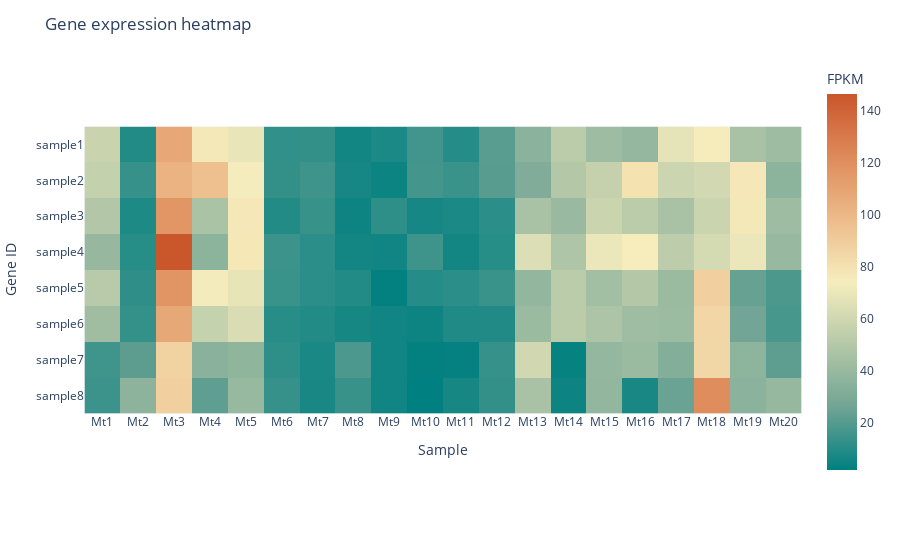

This figure's notebook cell:
### Code cell
import numpy as np
import pandas as pd
import plotly.express as px

# 加载数据
df_demo_fpkm = pd.read_csv("demo-fpkm.csv")


def heatmap(df, corlor_scale, button):

    # df第一列改名为gene_id
    df = df.rename(columns={df.columns[0]: 'gene_id'})
    # 提取gene_id作为索引
    df = df.set_index('gene_id')

    if button == 'normalization':
        # 将数据进行归一化，范围-2到2
        df_normalized = df.apply(lambda x: np.interp(x, (x.min(), x.max()), (-2, 2)))
    
    # 如果button==log，那么进行log变换
    elif button == 'log':
        df_normalized = np.log(df+1)
    else:
        df_normalized = df

    # 将归一化后的DataFrame转置，使样本名称在x轴，基因id在y轴
    df_normalized = df_normalized.transpose()

    # 创建热图
    fig = px.imshow(df_normalized,
                    labels=dict(x="Sample", y="Gene ID", color="FPKM"),
                    x=df_normalized.columns,
                    y=df_normalized.index,
                    color_continuous_scale=corlor_scale
                   )

    # 定义鼠标悬浮数据显示方式
    fig.update_traces(hovertemplate='Gene: %{x}<br>Sample: %{y}<br>FPKM: %{z:.1f}')
    fig.update_layout(title='Gene expression heatmap')

    return fig

# 读取文件
df_demo_fpkm = pd.read_csv("demo-fpkm.csv")

# 调用函数
heatmap(df_demo_fpkm, 'Geyser', '')

### Figure 1 — Plotly figure (JSON) as saved in the notebook; plotly's stock layout.template omitted (floating-point values rounded to 4 significant figures; data arrays with more than 128 entries replaced by an {"elided": "..."} marker saying what was removed)
{"data": [{"coloraxis": "coloraxis", "hovertemplate": "Gene: %{x}<br>Sample: %{y}<br>FPKM: %{z:.1f}", "name": "0", "type": "heatmap", "x": ["Mt1", "Mt2", "Mt3", "Mt4", "Mt5", "Mt6", "Mt7", "Mt8", "Mt9", "Mt10", "Mt11", "Mt12", "Mt13", "Mt14", "Mt15", "Mt16", "Mt17", "Mt18", "Mt19", "Mt20"], "xaxis": "x", "y": ["sample1", "sample2", "sample3", "sample4", "sample5", "sample6", "sample7", "sample8"], "yaxis": "y", "z": {"elided": "8x20 float values"}}], "layout": {"coloraxis": {"colorbar": {"title": {"text": "FPKM"}}, "colorscale": [[0, "rgb(0, 128, 128)"], [0.1667, "rgb(112, 164, 148)"], [0.3333, "rgb(180, 200, 168)"], [0.5, "rgb(246, 237, 189)"], [0.6667, "rgb(237, 187, 138)"], [0.8333, "rgb(222, 138, 90)"], [1, "rgb(202, 86, 44)"]]}, "margin": {"t": 60}, "title": {"text": "Gene expression heatmap"}, "xaxis": {"anchor": "y", "constrain": "domain", "domain": [0, 1], "scaleanchor": "y", "title": {"text": "Sample"}}, "yaxis": {"anchor": "x", "autorange": "reversed", "constrain": "domain", "domain": [0, 1], "title": {"text": "Gene ID"}}}}
